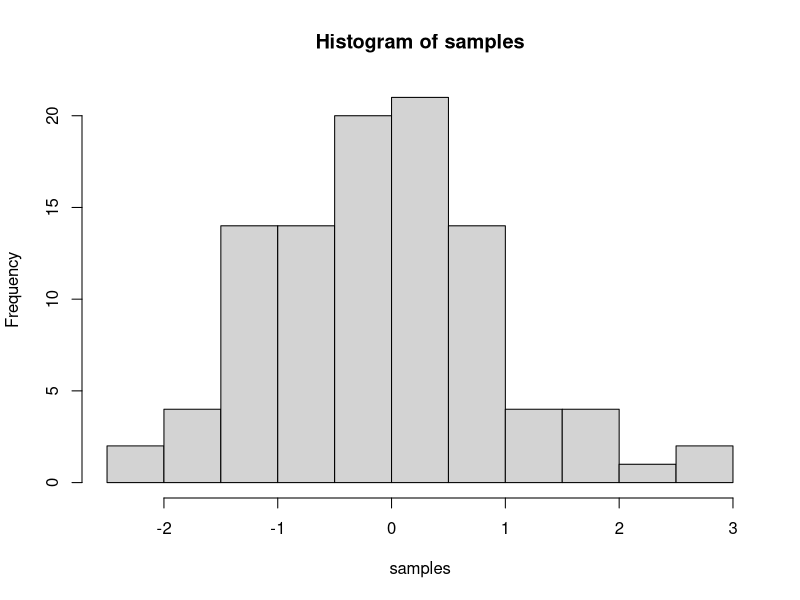
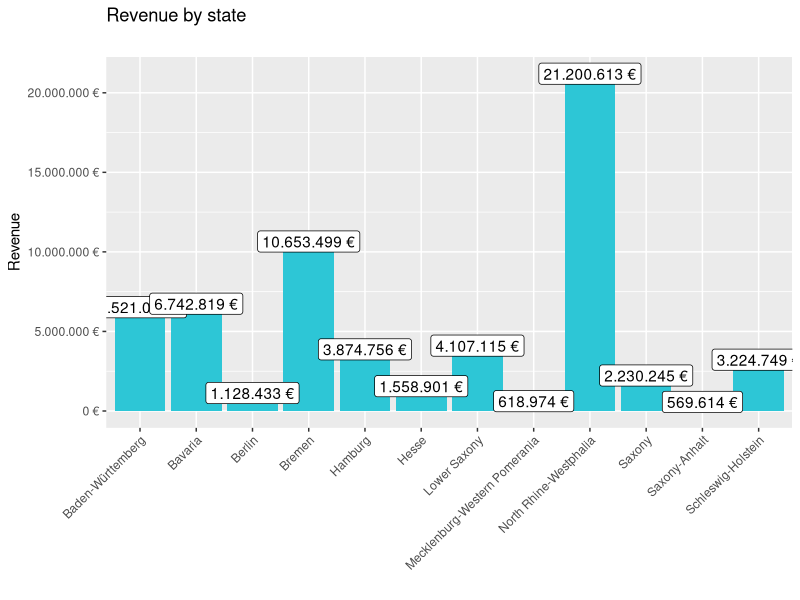
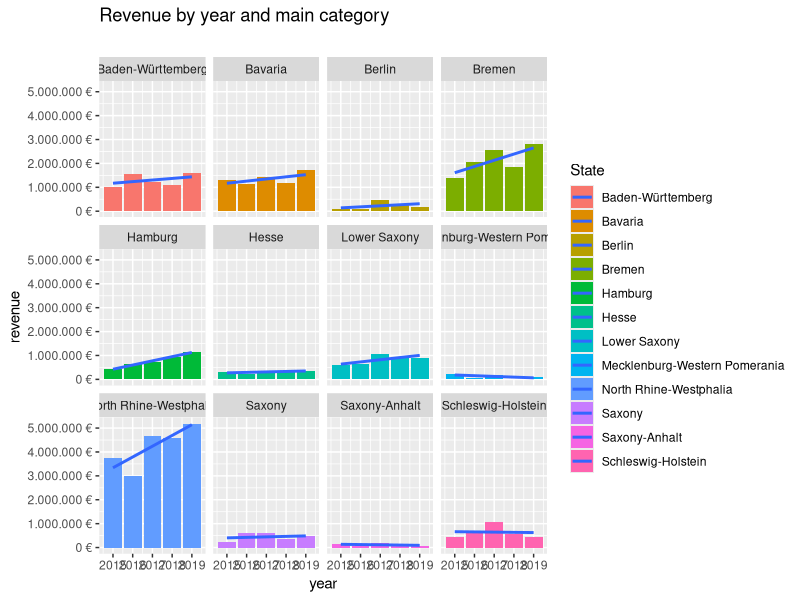

The R source for these figures, in order:
## ---- chunk 1
knitr::opts_chunk$set(message=FALSE,warning=FALSE, cache=TRUE)
## ---- chunk 2
samples <- rnorm(100, mean=0, sd=1)
hist(samples)
## ---- chunk 3

# Introduction of challenge one ----

library(tidyverse)
library(readxl)
library(lubridate)

bike_orderlines_wrangled_tbl <- read_excel("DS_101/00_data/01_bike_sales/02_wrangled_data/bike_orderlines.xlsx")

# bike_orderlines_wrangled_tbl
# glimpse(bike_orderlines_wrangled_tbl)

location_bike_orderlines_wrangled_tbl <- bike_orderlines_wrangled_tbl %>%
  separate(col = location,
           into = c("city", "state"),
           sep = ", ") 

# glimpse(location_bike_orderlines_wrangled_tbl)

# 1. Part of challenge one ----

sales_by_state_tbl <- location_bike_orderlines_wrangled_tbl %>%
  select(state, total_price) %>%
  group_by(state) %>%
  summarise(revenue = sum(total_price)) %>%
  mutate(revenue_text = scales::dollar(revenue, big.mark = ".", 
                                       decimal.mark = ",", 
                                       prefix = "", 
                                       suffix = " €"))
# sales_by_state_tbl

sales_by_state_tbl %>%
  ggplot(aes(x = state, y = revenue)) +
  geom_col(fill = "#2DC6D6") +
  geom_label(aes(label = revenue_text)) +
  theme(axis.text.x = element_text(angle = 45, hjust = 1)) +
  scale_y_continuous(labels = scales::dollar_format(big.mark = ".", 
                                                    decimal.mark = ",", 
                                                    prefix = "", 
                                                    suffix = " €")) +
  labs(
    title    = "Revenue by state",
    subtitle = " ",
    x = "",
    y = "Revenue"
  )

# 2. Part of challenge one ----

sales_by_state_year_tbl <- location_bike_orderlines_wrangled_tbl %>%
  select(state, total_price, order_date) %>%
  mutate(year = year(order_date)) %>%
  group_by(state, year) %>%
  summarise(revenue = sum(total_price)) %>%
  ungroup() %>%
  mutate(revenue_text = scales::dollar(revenue, big.mark = ".", 
                                       decimal.mark = ",", 
                                       prefix = "", 
                                       suffix = " €"))
# sales_by_state_year_tbl

sales_by_state_year_tbl %>%
  ggplot(aes(x = year, y = revenue, fill = state)) +
  geom_col() +
  geom_smooth(method = "lm", se = FALSE) +
  facet_wrap(~ state) +
  scale_y_continuous(labels = scales::dollar_format(big.mark = ".", 
                                                    decimal.mark = ",", 
                                                    prefix = "", 
                                                    suffix = " €")) +
  labs(
    title = "Revenue by year and main category",
    subtitle = " ",
    fill = "State"
  )

